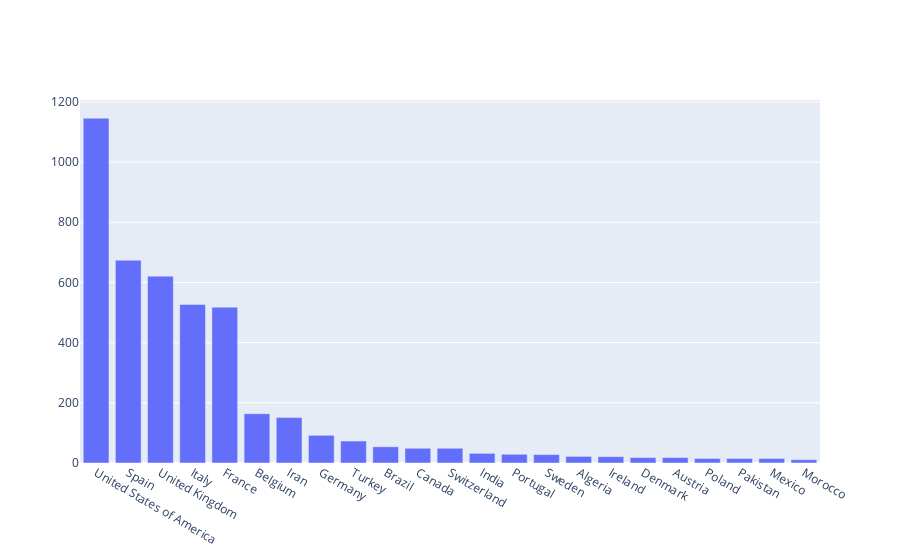

Notebook code for this chart:
### Code cell
chart_data = data.loc[data['dateRep'] == max(data['dateRep'])][data['deaths']>10].sort_values(by='deaths', ascending = False).reset_index()

# choose the series to plot on the x and y axes
x = [' '.join(x.split('_')) for x in chart_data['countriesAndTerritories']]
y = chart_data ['deaths']

# describe the chart you want
trace0 = go.Bar(x=x, y=y)

# make the chart
fig = go.Figure(trace0)

# show the chart
fig.show()

### Figure 1 — Plotly figure (JSON) as saved in the notebook; plotly's stock layout.template omitted (floating-point values rounded to 4 significant figures)
{"data": [{"type": "bar", "x": ["United States of America", "Spain", "United Kingdom", "Italy", "France", "Belgium", "Iran", "Germany", "Turkey", "Brazil", "Canada", "Switzerland", "India", "Portugal", "Sweden", "Algeria", "Ireland", "Denmark", "Austria", "Poland", "Pakistan", "Mexico", "Morocco"], "y": [1146, 674, 621, 527, 518, 164, 151, 92, 73, 54, 49, 49, 32, 29, 28, 22, 21, 18, 18, 15, 15, 15, 11]}], "layout": {"autosize": true, "xaxis": {"autorange": true, "range": [-0.5, 22.5], "type": "category"}, "yaxis": {"autorange": true, "range": [0, 1206.0], "type": "linear"}}}
